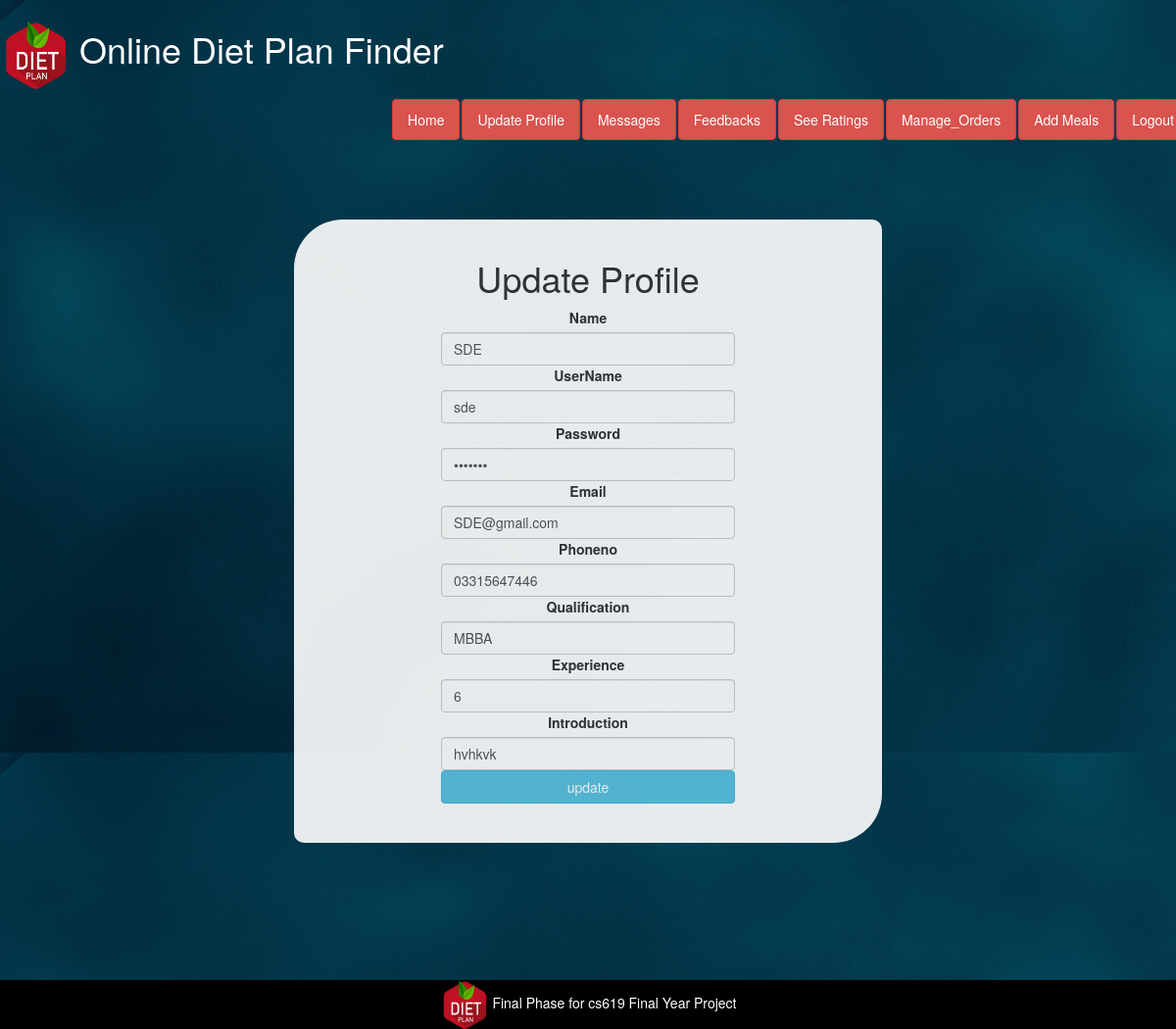
The app's page /change_info.php?UID=20 (signed in) with its own data.
### tables this page shows
CREATE TABLE IF NOT EXISTS `user` (
  `UID` int(11) NOT NULL AUTO_INCREMENT,
  `name` varchar(20) NOT NULL,
  `username` varchar(100) NOT NULL,
  `phone` varchar(13) NOT NULL,
  `email` varchar(50) NOT NULL,
  `password` varchar(20) NOT NULL,
  `type` varchar(30) NOT NULL,
  `status` varchar(30) NOT NULL,
  `pic` varchar(500) DEFAULT NULL,
  `intro` varchar(1000) DEFAULT NULL,
  `qualification` varchar(200) DEFAULT NULL,
  `experience` varchar(400) DEFAULT NULL,
  PRIMARY KEY (`UID`)
);

### change_info.php (the view, shortened to what this page needs)
 <!DOCTYPE html>
<html lang="en">
  <head>
    <link rel="stylesheet" href="https://cdnjs.cloudflare.com/ajax/libs/font-awesome/4.7.0/css/font-awesome.min.css">
    <link href="css/bootstrap.min.css" rel="stylesheet">
<link rel="stylesheet" href="https://maxcdn.bootstrapcdn.com/bootstrap/3.4.1/css/bootstrap.min.css">
  </head>
  <body  >
  <div class="navbar" style="background-color: url(img/baC.jpg)"  >
     <header><b><a href="nutritionist.php"> <h1 style="color:white" ><img src="img/logo1.png" width="70px" height="70px"> Online Diet Plan Finder</h1></a></header>
                     <ul class="nav nav-pills navbar-right">
                     <li><a style="color:white" class="btn btn-danger" href="nutritionist.php" >Home</a></li>
                                                      <li><a style="color:white" class="btn btn-danger" href="update_nutritionist.php" >Update Profile</a></li>
                                                      <li><a style="color:white" class="btn btn-danger" href="n_messages.php" >Messages</a></li>
                                                      <li><a style="color:white" class="btn btn-danger" href="n_feedbacks.php" >Feedbacks</a></li>
                                                      <li><a style="color:white" class="btn btn-danger" href="view_ratings.php" >See Ratings</a></li>
                                                        <li><a style="color:white" class="btn btn-danger" href="manage_orders.php" >Manage_Orders</a></li>
                                                        <li><a style="color:white" class="btn btn-danger" href="Add_meals.php" >Add Meals</a></li>
                                                    <li><a href="logout.php" style="color:white" class="btn btn-danger" style="color:white" >Logout</a></li>
                            </ul>
        </div>
 <span style="background-image: url(img/baC.jpg)">
<body>
<?php
if(isset($_GET['UID'])){
  $UID=$_GET['UID'];
  $db=mysqli_connect('localhost','root','','diet');
  $sql="select * from user where UID=$UID ";
  $result=mysqli_query($db,$sql);
while($row=mysqli_fetch_assoc($result)){
$name=$row['name'];
$username=$row['username'];
$phone=$row['phone'];
$email=$row['email'];
$password=$row['password'];
$intro=$row['intro'];
$qua=$row['qualification'];
$ex=$row['experience'];
  }
}
?>
<br><br><br>
 <center> <div style="background-color:WHITE;opacity:0.9;width:50%;border-radius: 50px 10px;"><br>  <h1> Update Profile</h1>
 <form method="POST" style="width:300px">
  <label>Name</label>
<input type="text" name="name" class="form-control" Value="<?php  echo @$name ?>"  minlength="3" maxlength="100"  onkeydown="return /[a-zA-Z]/i.test(event.key)"    title="min 3 and max 100 characters allowed (only alphabets) " required>
<label>UserName</label>
     <input type="text" name="username" class="form-control" Value="<?php  echo @$username ?>"  minlength="8" maxlength="100"  onkeydown="return /[a-zA-Z0-9-]/i.test(event.key)"  title="min 8 and max 100 characters allowed (only alphabets and numbers with no special Character) " required>
     <label>Password</label>
<input type="password" name="password" class="form-control" Value="<?php  echo @$password ?>" minlength="8" maxlength="20" title="min 8 and max 20 characters allowed  " required>
<label>Email</label>
    <input type="email" name="email" class="form-control" Value="<?php  echo @$email ?>" title="enter valid email address" required>
    <label>Phoneno</label>    <input type="number" name="phoneno" class="form-control" Value="<?php  echo @$phone ?>"  title="enter valid PhoneNo"  pattern="[0-9]{4}-[0-9]{2}-[0-9]{2}-[0-9]{3}" required>
    <label>Qualification</label>
     <input type="text" name="qua" class="form-control" Value="<?php  echo @$qua ?>" required>
     <label>Experience</label>
     <input type="text" name="ex" class="form-control" Value="<?php  echo @$ex ?>" required>
     <label>Introduction</label>
     <input type="text" name="intro" class="form-control" Value="<?php  echo @$intro ?>" required>
   <input type="submit" name="update" value="update" class="btn btn-info" style="width:300px">
   <br><br><br>
</form>
</center>
</body>
<br><Br><Br><br><br><br><Br>
<footer style="background-color:black;height:25%">
<center>
  <img src="img/logo1.png" height="50px" width="50px">
<a href="index.php" style="color:white">Final Phase for cs619 Final Year Project </a>
</center>
</footer>
</html>

### change_info.php (style rules this page uses)
body { background-image: url(img/baC.jpg); }

### records on screen
user: name "SDE", username "sde", email "SDE@gmail.com", phoneno "03315647446", qua "MBBA", ex "6", intro "hvhkvk"
